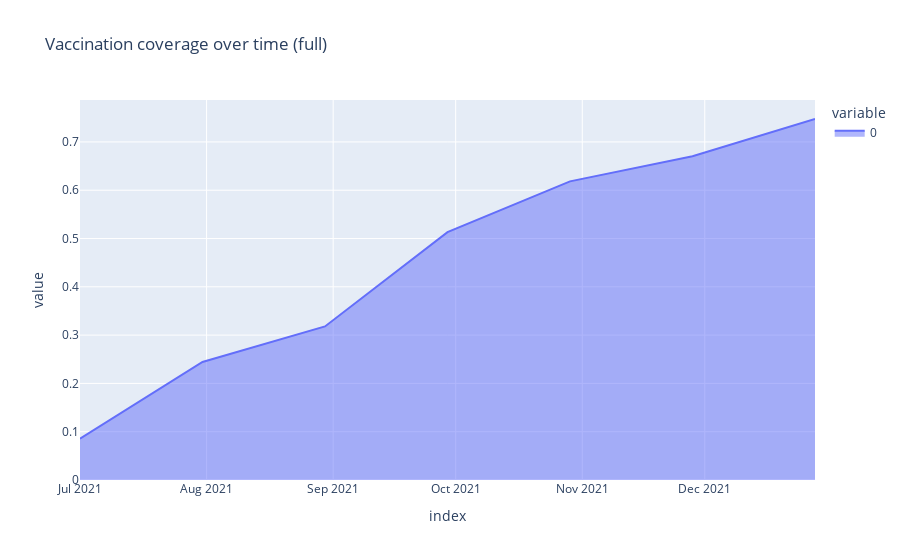

The code cell stored with this chart in its notebook:
### Code cell
pd.Series(
    vacc2_coverage, 
    index=ref_times_to_dti(COVID_BASE_DATE, coverage_times)
).plot.area(title="Vaccination coverage over time (full)")

### Figure 1 — Plotly figure (JSON) as saved in the notebook; plotly's stock layout.template omitted (floating-point values rounded to 4 significant figures)
{"data": [{"fillpattern": {"shape": ""}, "hovertemplate": "variable=0<br>index=%{x}<br>value=%{y}<extra></extra>", "legendgroup": "0", "line": {"color": "#636efa"}, "marker": {"symbol": "circle"}, "mode": "lines", "name": "0", "orientation": "v", "showlegend": true, "stackgroup": "1", "type": "scatter", "x": ["2021-07-01T00:00:00", "2021-07-31T00:00:00", "2021-08-30T00:00:00", "2021-09-29T00:00:00", "2021-10-29T00:00:00", "2021-11-28T00:00:00", "2021-12-28T00:00:00"], "xaxis": "x", "y": [0.08542, 0.2444, 0.318, 0.5131, 0.6184, 0.6704, 0.7475], "yaxis": "y"}], "layout": {"legend": {"title": {"text": "variable"}, "tracegroupgap": 0}, "title": {"text": "Vaccination coverage over time (full)"}, "xaxis": {"anchor": "y", "domain": [0, 1], "title": {"text": "index"}}, "yaxis": {"anchor": "x", "domain": [0, 1], "title": {"text": "value"}}}}
